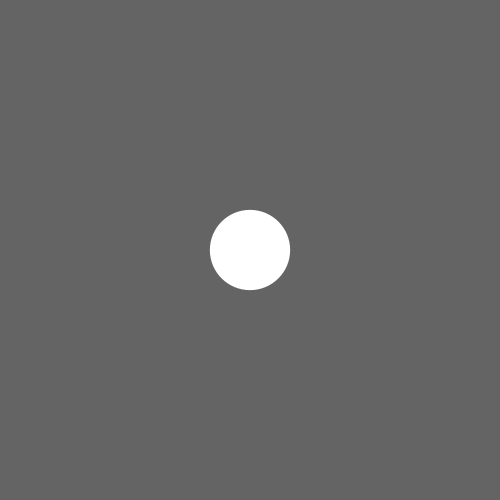
Frame 1 (no input)
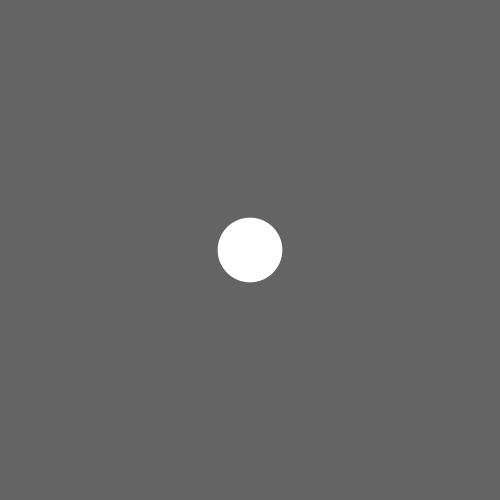
Frame 60 (the mouse pressed at the canvas centre just before this capture)
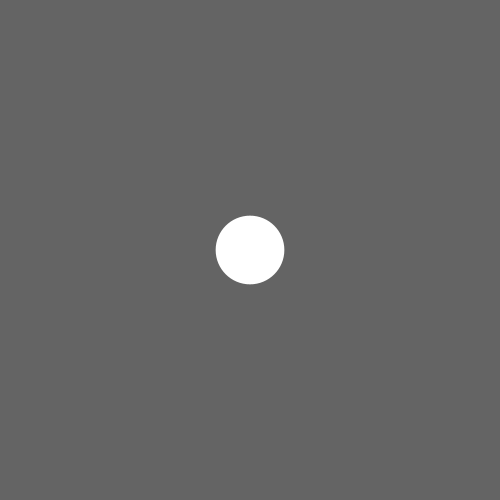
Frame 120 (the mouse held since frame 60 and released just before this capture)

The Processing sketch that drew these frames (run headless with seeded random() and noise(); from frame 60 on, the mouse is pressed at the canvas centre):

// Processing sketch: noise
// ── noise.pde
float diam;

float time = 0;

void setup() {
  size(500,500);  
}

void draw() {
  background(100);
  noStroke();
  diam = noise(time)*50+50;
  ellipse(width/2, height/2, diam,diam);  
  time += 0.05;
}
